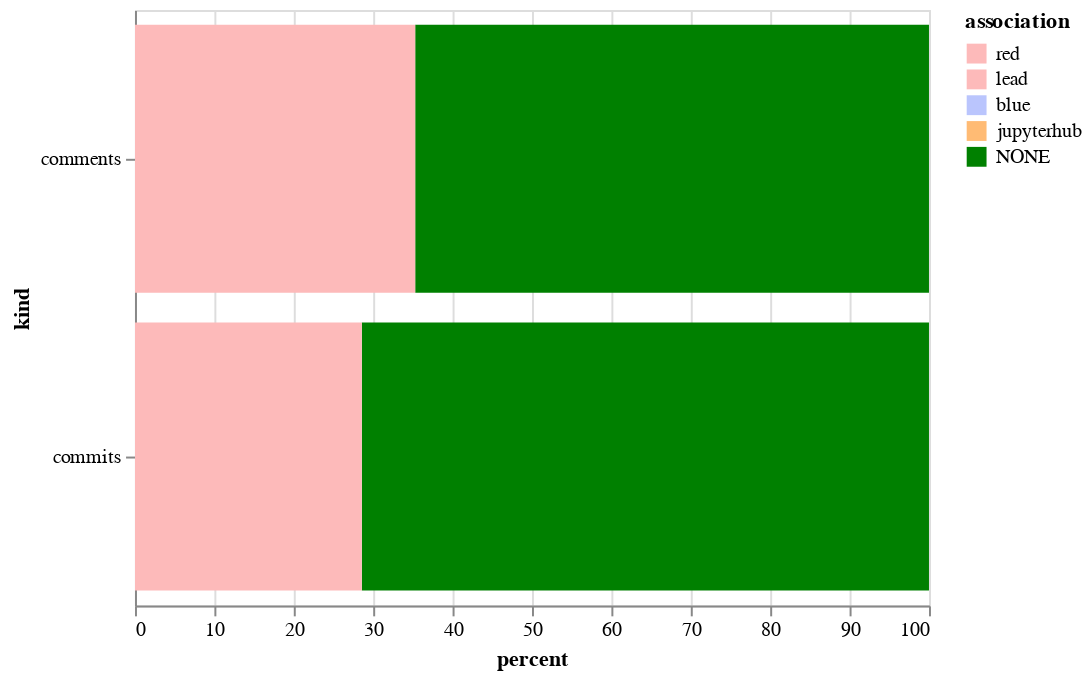

Here is the notebook cell this chart was saved with:
### Code cell
alt.Chart(sum_both).mark_bar().encode(
    x='percent',
    y='kind',
    color=alt.Color('association', sort=["CONTRIBUTOR", "MEMBER", "NONE"], scale=color_scale)
)

### Figure 1 — Vega-Lite specification as saved in the notebook (floating-point values rounded to 4 significant figures)
{"$schema": "https://vega.github.io/schema/vega-lite/v2.6.0.json", "config": {"view": {"height": 300, "width": 400}}, "data": {"name": "data-b39a121579816547792477569c5cd659"}, "datasets": {"data-b39a121579816547792477569c5cd659": [{"association": "NONE", "kind": "comments", "percent": 64.71}, {"association": "red", "kind": "comments", "percent": 35.29}, {"association": "NONE", "kind": "commits", "percent": 71.43}, {"association": "red", "kind": "commits", "percent": 28.57}]}, "encoding": {"color": {"field": "association", "scale": {"domain": ["red", "lead", "blue", "jupyterhub", "NONE"], "range": ["#fdbaba", "#fdbaba", "#bac5fd", "#ffbb74", "green"]}, "sort": ["CONTRIBUTOR", "MEMBER", "NONE"], "type": "nominal"}, "x": {"field": "percent", "type": "quantitative"}, "y": {"field": "kind", "type": "nominal"}}, "mark": "bar"}
